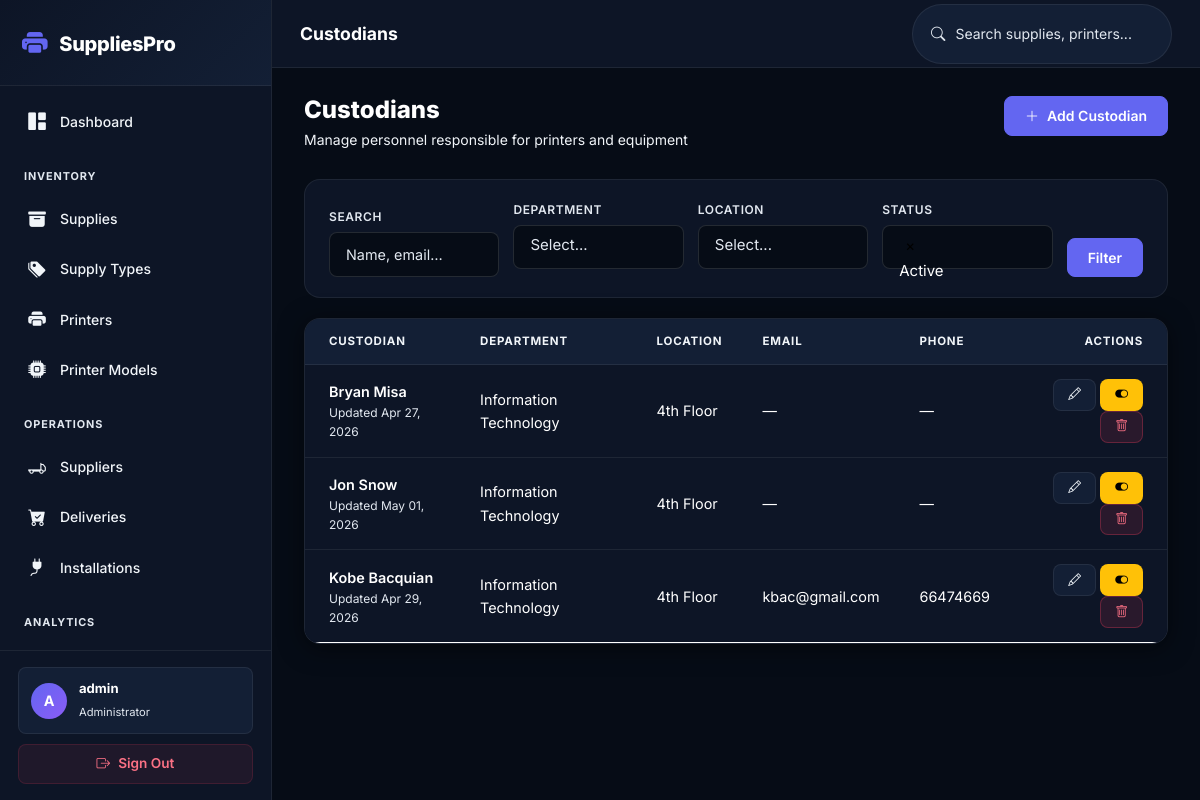
The page /custodians/ (signed in) on the database its author committed.
### inventory/models.py (models this page shows, shortened)
class User(AbstractUser):
    ROLE_CHOICES = [
        ('admin', 'Administrator'),
        ('manager', 'Manager'),
    ]
    role = models.CharField(max_length=20, choices=ROLE_CHOICES, default='manager')
    phone = models.CharField(max_length=20, blank=True)
    class Meta:
        verbose_name = 'User'
        verbose_name_plural = 'Users'

class Custodian(models.Model):
    first_name = models.CharField(max_length=100)
    last_name = models.CharField(max_length=100)
    department = models.ForeignKey(Department, on_delete=models.SET_NULL, null=True, blank=True, related_name='custodians')
    location = models.ForeignKey(Location, on_delete=models.SET_NULL, null=True, blank=True, related_name='custodians')
    email = models.EmailField(blank=True)
    phone = models.CharField(max_length=20, blank=True)
    notes = models.TextField(blank=True)
    is_active = models.BooleanField(default=True)
    created_at = models.DateTimeField(auto_now_add=True)
    updated_at = models.DateTimeField(auto_now=True)
    class Meta:
        ordering = ['last_name', 'first_name']
        constraints = [
            models.UniqueConstraint(fields=['first_name', 'last_name'], name='unique_custodian')
        ]
        verbose_name = 'Custodian'
        verbose_name_plural = 'Custodians'
    @property
    def full_name(self):
        return f"{self.first_name} {self.last_name}"

class Department(models.Model):
    name = models.CharField(max_length=100, unique=True)
    description = models.TextField(blank=True)
    is_active = models.BooleanField(default=True)
    created_at = models.DateTimeField(auto_now_add=True)
    updated_at = models.DateTimeField(auto_now=True)
    class Meta:
        ordering = ['name']
        verbose_name = 'Department'
        verbose_name_plural = 'Departments'

class Location(models.Model):
    name = models.CharField(max_length=100, unique=True)
    description = models.TextField(blank=True)
    is_active = models.BooleanField(default=True)
    created_at = models.DateTimeField(auto_now_add=True)
    updated_at = models.DateTimeField(auto_now=True)
    class Meta:
        ordering = ['name']
        verbose_name = 'Location'
        verbose_name_plural = 'Locations'

### inventory/views.py (the view)
# urls.py: path('custodians/', views.CustodianListView.as_view(), name='custodian_list'),
class CustodianListView(LoginRequiredMixin, ListView):
    model = Custodian
    template_name = 'inventory/custodian_list.html'
    paginate_by = 20
    context_object_name = 'custodians'
    def get_queryset(self):
        queryset = Custodian.objects.all().order_by('first_name', 'last_name')
        query = self.request.GET.get('q')
        department = self.request.GET.get('department')
        location = self.request.GET.get('location')
        status = self.request.GET.get('status')
        if status != 'all':
            queryset = queryset.filter(is_active=True)
        if query:
            queryset = queryset.filter(
                Q(first_name__icontains=query) | Q(last_name__icontains=query) | Q(email__icontains=query)
            )
        if department:
            queryset = queryset.filter(department_id=department)
        if location:
            queryset = queryset.filter(location_id=location)
        return queryset.select_related('department', 'location')
    def get_context_data(self, **kwargs):
        context = super().get_context_data(**kwargs)
        context['departments'] = Department.objects.all()
        context['locations'] = Location.objects.all()
        return context

### rbac/services.py (called while the page is built)
def get_user_permissions(user):
    if not user.is_authenticated:
        return set()
    cache_key = f'user_permissions_{user.pk}'
    permissions = cache.get(cache_key)
    if permissions is None:
        permissions = set()
        user_roles = Role.objects.filter(user_roles__user=user)
        for role in user_roles:
            for perm in role.permissions.all():
                permissions.add(perm.code)
        cache.set(cache_key, permissions, timeout=3600)
    return permissions

def get_user_roles(user):
    if not user.is_authenticated:
        return Role.objects.none()
    return Role.objects.filter(user_roles__user=user)

### templates/inventory/custodian_list.html (shortened to what this page needs)
{% extends "base.html" %}
{% block page_title %}Custodians{% endblock %}
{% block content %}
<div class="page-header">
    <div>
        <h2>Custodians</h2>
        <p>Manage personnel responsible for printers and equipment</p>
    </div>
    <a href="{% url 'custodian_create' %}" class="btn btn-primary">
        <i class="bi bi-plus-lg"></i> Add Custodian
    </a>
</div>
<form method="get" class="filter-bar">
    <div class="filter-group" style="flex:1;">
        <label>Search</label>
        <input type="text" name="q" class="form-control" placeholder="Name, email…" value="{{ request.GET.q }}">
    </div>
    <div class="filter-group">
        <label>Department</label>
    </div>
    <div class="filter-group">
        <label>Location</label>
    </div>
    <div class="filter-group">
        <label>Status</label>
    </div>
    <button type="submit" class="btn btn-primary">Filter</button>
</form>
<div class="table-wrapper">
    <table class="table">
        <thead>
            <tr>
                <th style="padding-left:24px;">Custodian</th>
                <th>Department</th>
                <th>Location</th>
                <th>Email</th>
                <th>Phone</th>
                <th class="text-end" style="padding-right:24px;">Actions</th>
            </tr>
        </thead>
        <tbody>
            {% for custodian in custodians %}
            <tr class="{% if not custodian.is_active %}table-secondary opacity-50{% endif %}">
                <td style="padding-left:24px;">
                    <a href="{% url 'custodian_detail' custodian.pk %}" style="font-weight:600; color:var(--text-1);">{{ custodian.full_name }}</a>
                    <div style="font-size:.75rem; color:var(--text-3);">Updated {{ custodian.updated_at|date:"M d, Y" }}</div>
                </td>
                <td>{{ custodian.department.name|default:"—" }}</td>
                <td>{{ custodian.location.name|default:"—" }}</td>
                <td>{{ custodian.email|default:"—" }}</td>
                <td>{{ custodian.phone|default:"—" }}</td>
                <td style="text-align:right; padding-right:24px;">
                    <a href="{% url 'custodian_update' custodian.pk %}" class="btn btn-ghost btn-sm" title="Edit">
                        <i class="bi bi-pencil"></i>
                    </a>
                    <form method="post" action="{% url 'custodian_toggle' custodian.pk %}" style="display:inline;">
                        <button type="submit" class="btn btn-sm {% if custodian.is_active %}btn-warning{% else %}btn-success{% endif %}" title="{{ custodian.is_active|yesno:'Disable,Enable' }}">
                            <i class="bi bi-{{ custodian.is_active|yesno:'toggle-on,toggle-off' }}"></i>
                        </button>
                    </form>
                    <a href="{% url 'custodian_delete' custodian.pk %}" class="btn btn-danger btn-sm ms-1" title="Delete">
                        <i class="bi bi-trash"></i>
                    </a>
                </td>
            </tr>
            {% endfor %}
        </tbody>
    </table>
</div>
{% endblock %}

### templates/base.html (shortened to what this page needs)
{% load rbac %}
<!DOCTYPE html>
<html lang="en">
<head>
    <link href="https://cdn.jsdelivr.net/npm/bootstrap@5.3.0/dist/css/bootstrap.min.css" rel="stylesheet">
    <link rel="stylesheet" href="https://cdn.jsdelivr.net/npm/bootstrap-icons@1.11.0/font/bootstrap-icons.css">
    <link href="https://cdn.jsdelivr.net/npm/select2@4.1.0-rc.0/dist/css/select2.min.css" rel="stylesheet"/>
    <link href="https://cdn.jsdelivr.net/npm/select2-bootstrap-5-theme@1.3.0/dist/select2-bootstrap-5-theme.min.css" rel="stylesheet"/>
    <link rel="stylesheet" href="/static/css/style.css">
</head>
<body>
{% if user.is_authenticated %}
<aside class="sidebar" id="sidebar">
    <div class="brand">
        <i class="bi bi-printer-fill"></i>
        <span>SuppliesPro</span>
    </div>
    <nav>
        <a href="{% url 'dashboard' %}" class="{% if request.resolver_match.url_name == 'dashboard' %}active{% endif %}">
            <i class="bi bi-grid-1x2-fill"></i> Dashboard
        </a>
        <div class="section-title">Inventory</div>
        <a href="{% url 'supply_list' %}" class="{% if 'supply' in request.resolver_match.url_name and 'model' not in request.resolver_match.url_name and 'type' not in request.resolver_match.url_name %}active{% endif %}">
            <i class="bi bi-archive-fill"></i> Supplies
        </a>
        <a href="{% url 'supply_type_list' %}" class="{% if 'supply_type' in request.resolver_match.url_name %}active{% endif %}">
            <i class="bi bi-tags-fill"></i> Supply Types
        </a>
        <a href="{% url 'printer_list' %}" class="{% if 'printer' in request.resolver_match.url_name and 'model' not in request.resolver_match.url_name %}active{% endif %}">
            <i class="bi bi-printer-fill"></i> Printers
        </a>
        <a href="{% url 'printer_model_list' %}" class="{% if 'printer_model' in request.resolver_match.url_name %}active{% endif %}">
            <i class="bi bi-cpu-fill"></i> Printer Models
        </a>
        <div class="section-title">Operations</div>
        <a href="{% url 'supplier_list' %}" class="{% if 'supplier' in request.resolver_match.url_name %}active{% endif %}">
            <i class="bi bi-truck-flatbed"></i> Suppliers
        </a>
        <a href="{% url 'delivery_list' %}" class="{% if 'delivery' in request.resolver_match.url_name %}active{% endif %}">
            <i class="bi bi-cart-check-fill"></i> Deliveries
        </a>
        <a href="{% url 'installation_list' %}" class="{% if 'installation' in request.resolver_match.url_name %}active{% endif %}">
            <i class="bi bi-plug-fill"></i> Installations
        </a>
        <div class="section-title">Analytics</div>
        <a href="{% url 'inventory_report' %}" class="{% if 'inventory_report' in request.resolver_match.url_name %}active{% endif %}">
        </a>
    </nav>
    <div class="user-info">
        <div class="user-pill">
            <div class="avatar">{{ user.username|first|upper }}</div>
            <div class="name-role">
                <span class="d-block fw-bold text-white small">{{ user.username }}</span>
                <span class="role">{{ user.get_role_display }}</span>
            </div>
        </div>
        <a href="{% url 'logout' %}" class="logout-link">
            <i class="bi bi-box-arrow-right"></i> Sign Out
        </a>
    </div>
</aside>
<div class="main-content">
    <header class="top-bar">
        <div class="d-flex align-items-center gap-3">
            <h1>{% block page_title %}Dashboard{% endblock %}</h1>
        </div>
        <div class="search-box">
            <form method="get" action="{% url 'global_search' %}" class="d-flex align-items-center gap-2">
                <i class="bi bi-search"></i>
                <input type="text" name="q" placeholder="Search supplies, printers..." id="globalSearch">
            </form>
        </div>
    </header>
    <main>
        {% block content %}{% endblock %}
    </main>
</div>
{% else %}
<div class="login-container">
    {% block login_content %}{% endblock %}
</div>
{% endif %}
</body>
</html>

### rows shown on the page
User: username|first "A", username "admin", role "Administrator"
Custodian: full_name "Bryan Misa", updated_at "Apr 27, 2026", department.name "Information Technology", location.name "4th Floor", email "—", phone "—", is_active True (drawn)
Custodian: full_name "Jon Snow", updated_at "May 01, 2026", department.name "Information Technology", location.name "4th Floor", email "—", phone "—", is_active True (drawn)
Custodian: full_name "Kobe Bacquian", updated_at "Apr 29, 2026", department.name "Information Technology", location.name "4th Floor", email "kbac@gmail.com", phone "66474669", is_active True (drawn)
